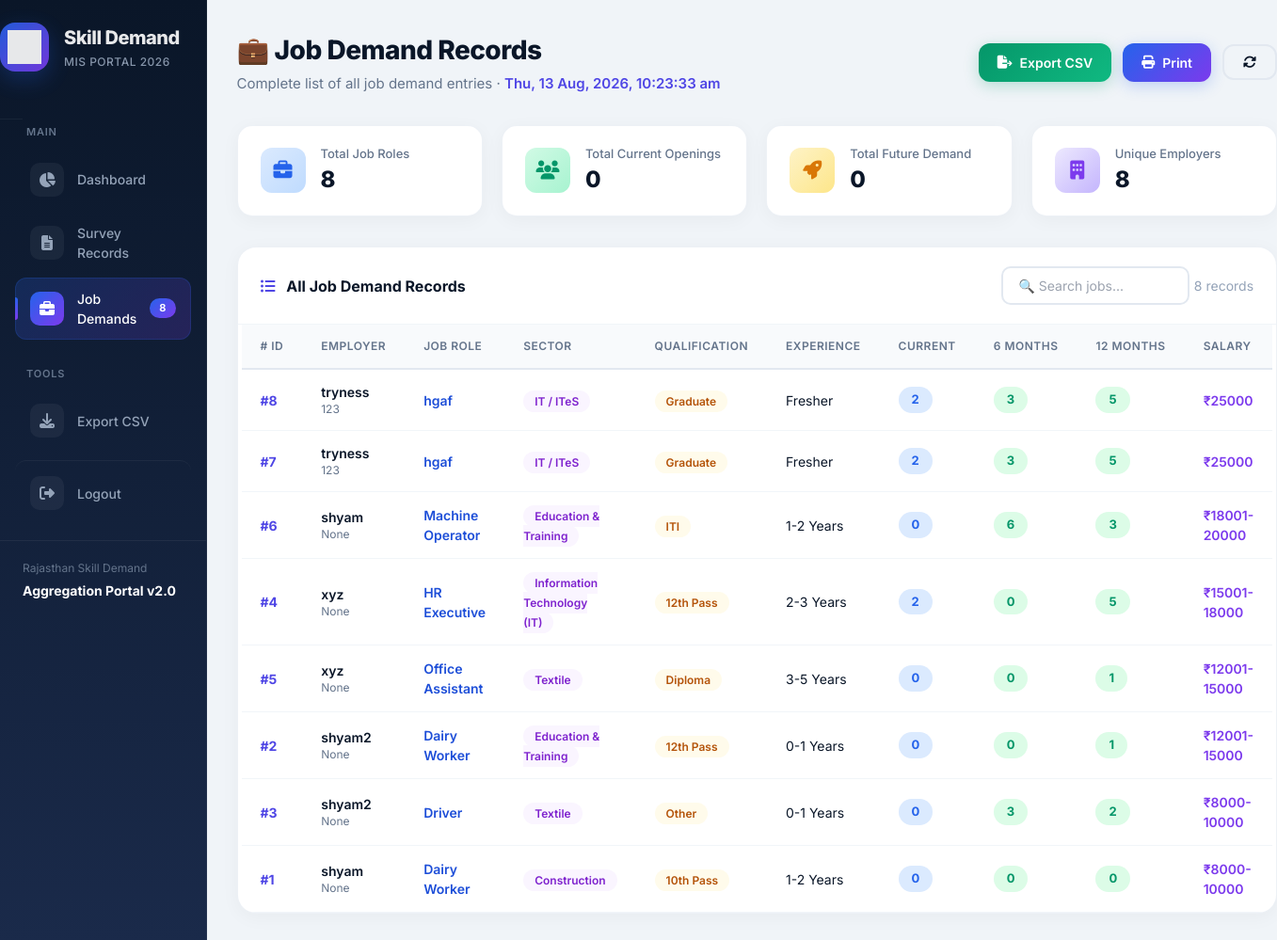
Page /admin-portal/job-demands/ (signed in) on the earlier database version.
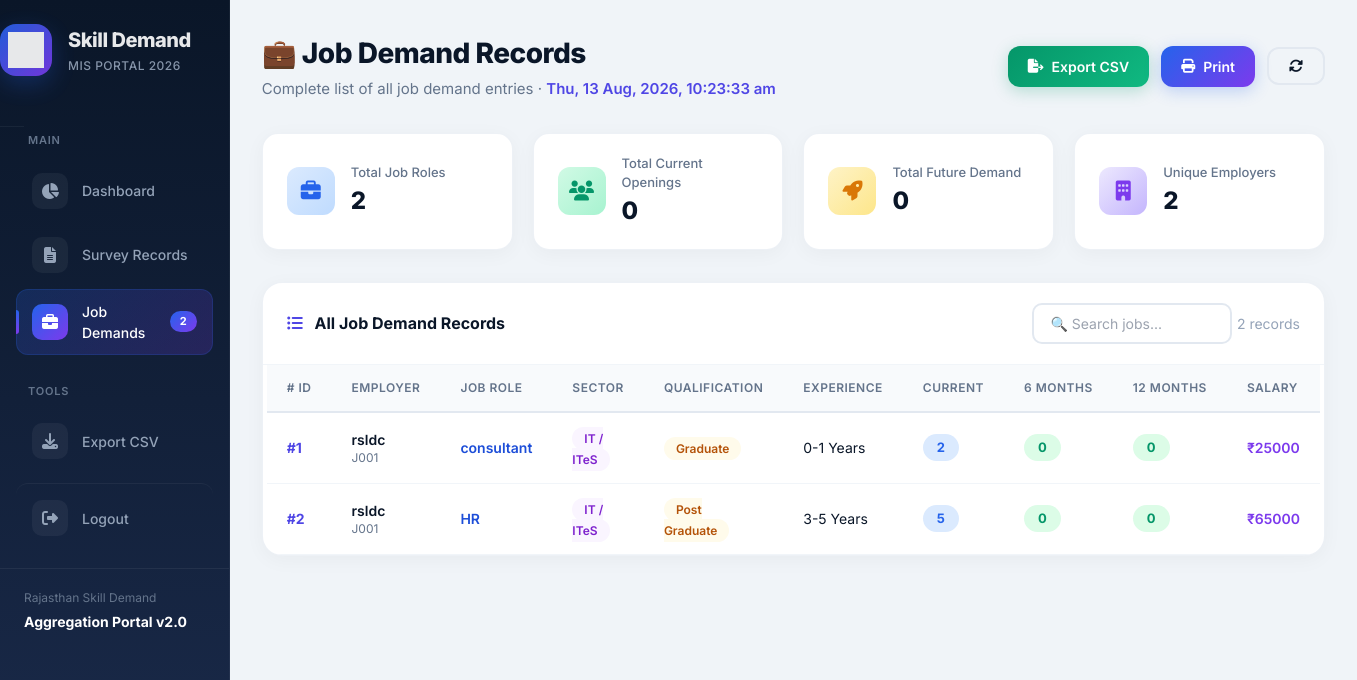
Same page on the later database version.
### demand/models.py (models this page shows, shortened)
class JobDemand(models.Model):
    survey = models.ForeignKey(Survey, on_delete=models.CASCADE, related_name='job_demands')
    row_no = models.IntegerField(default=1)
    job_role = models.CharField(max_length=255, blank=False, null=False)
    sector = models.CharField(max_length=100, blank=False, null=False)
    qualification = models.CharField(max_length=100, blank=False, null=False)
    qualification_other = models.CharField(max_length=100, blank=True, null=True)
    experience = models.CharField(max_length=50, blank=False, null=False)
    certification = models.CharField(max_length=10, default='No', choices=[('Yes', 'Yes'), ('No', 'No')])
    certification_detail = models.CharField(max_length=255, blank=True, null=True)
    salary_offered = models.CharField(max_length=50, blank=False, null=False)
    current_openings = models.IntegerField(default=0)
    openings_6_months = models.IntegerField(default=0)
    openings_12_months = models.IntegerField(default=0)
    apprentice_ojt = models.CharField(max_length=10, default='No', choices=[('Yes', 'Yes'), ('No', 'No')])
    apprentice_ojt_detail = models.CharField(max_length=255, blank=True, null=True)
    gender_suitability = models.CharField(max_length=50, default='Any / No Preference')
    pwd = models.CharField(max_length=10, default='NA', choices=[('Yes', 'Yes'), ('No', 'No'), ('NA', 'NA')])
    additional_remarks = models.CharField(max_length=255, blank=True, null=True)
    created_at = models.DateTimeField(auto_now_add=True)
    class Meta:
        db_table = 'survey_job_demands'
        ordering = ['survey', 'row_no']
        verbose_name = 'Job Demand'
        verbose_name_plural = 'Job Demands'

class Survey(models.Model):
    id = models.AutoField(primary_key=True)
    company_code = models.CharField(max_length=100, blank=True, null=True, unique=True)
    start_time = models.CharField(max_length=100, blank=True, null=True)
    completion_time = models.CharField(max_length=100, blank=True, null=True)
    submission_date = models.DateField(blank=True, null=True, auto_now_add=True)
    field_officer_name = models.CharField(max_length=255, blank=True, null=True)
    field_officer_signature = models.CharField(max_length=255, blank=True, null=True)
    company_name = models.CharField(max_length=255, blank=False, null=False)
    organisation_type = models.CharField(max_length=100, blank=False, null=False)
    organisation_type_other = models.CharField(max_length=100, blank=True, null=True)
    product_service = models.CharField(max_length=50, blank=False, null=False)
    product_service_specify = models.CharField(max_length=255, blank=True, null=True)
    operational_sector = models.CharField(max_length=100, blank=False, null=False)
    operational_sector_other = models.CharField(max_length=100, blank=True, null=True)
    address = models.TextField(blank=False, null=False)
    website = models.URLField(max_length=500, blank=True, null=True)
    district = models.CharField(max_length=100, blank=False, null=False)
    block = models.CharField(max_length=100, blank=False, null=False)
    contact_name = models.CharField(max_length=255, blank=False, null=False)
    contact_mobile = models.CharField(max_length=10, blank=False, null=False)
    contact_email = models.EmailField(blank=False, null=False)
    workforce_profile = models.JSONField(default=list, blank=True, null=True)
    placement_willingness = models.CharField(max_length=10, default='No', choices=[('Yes', 'Yes'), ('No', 'No')])
    apprenticeship_willingness = models.CharField(max_length=10, default='No', choices=[('Yes', 'Yes'), ('No', 'No')])
    guest_lecture_interest = models.CharField(max_length=10, default='No', choices=[('Yes', 'Yes'), ('No', 'No')])
    industrial_visit_interest = models.CharField(max_length=10, default='No', choices=[('Yes', 'Yes'), ('No', 'No')])
    csr_interest = models.CharField(max_length=10, default='No', choices=[('Yes', 'Yes'), ('No', 'No')])
    ojt_internship_willingness = models.CharField(max_length=10, default='No', choices=[('Yes', 'Yes'), ('No', 'No')])
    recruitment_challenges = models.TextField(blank=True, null=True)
    additional_remarks = models.TextField(blank=True, null=True)
    supporting_evidence = models.CharField(max_length=500, blank=True, null=True)
    created_at = models.DateTimeField(auto_now_add=True)
    updated_at = models.DateTimeField(auto_now=True)
    class Meta:
        db_table = 'survey_surveys'
        ordering = ['-created_at']
        verbose_name = 'Survey'
        verbose_name_plural = 'Surveys'

### demand/views.py (the view)
# urls.py: path('admin-portal/job-demands/', views.admin_job_demands, name='admin_job_demands'),
@login_required
def admin_job_demands(request):
    job_demands = JobDemand.objects.all().select_related('survey')
    for job in job_demands[:1]:
        print("Job fields:", [f for f in dir(job) if not f.startswith('_')])
    return render(request, 'portal/job_demands.html', {'job_demands': job_demands})

### demand/templates/portal/job_demands.html (shortened to what the changed rows need)
{% load static %}
<!DOCTYPE html>
<html lang="en">
<head>
    <script src="https://cdn.tailwindcss.com"></script>
    <link rel="stylesheet" href="https://cdnjs.cloudflare.com/ajax/libs/font-awesome/6.5.0/css/all.min.css">
</head>
<body>
<div class="flex min-h-screen">
    <aside class="sidebar-modern">
        <a href="{% url 'survey:admin_dashboard' %}" class="sidebar-brand-modern">
            <div class="brand-logo-modern">
                <div class="brand-text-modern">
                    <h2>Skill Demand</h2>
                </div>
            </div>
        </a>
        <nav class="nav-modern">
            <a href="{% url 'survey:admin_job_demands' %}" class="nav-link-modern active">
                <span class="nav-icon-modern"><i class="fas fa-briefcase"></i></span>
                <span>Job Demands</span>
                <span class="nav-badge">{{ job_demands|length }}</span>
            </a>
        </nav>
    </aside>
    <main class="main-content-modern">
        <header class="header-modern">
            <div class="header-title">
                <h1>💼 Job Demand Records</h1>
            </div>
        </header>
        <section class="stats-grid">
            <div class="stat-card">
                <div class="stat-info">
                    <p>Total Job Roles</p>
                    <h3>{{ job_demands|length }}</h3>
                </div>
            </div>
            <div class="stat-card">
                <div class="stat-info">
                    <p>Unique Employers</p>
                    <h3>{{ job_demands|dictsort:"survey_id"|length }}</h3>
                </div>
            </div>
        </section>
        <div class="table-container">
            <div class="table-header">
                <div class="table-search">
                    <input type="text" id="searchInput" placeholder="🔍 Search jobs..." onkeyup="filterTable()">
                    <span class="text-sm text-slate-400" id="recordCount">{{ job_demands|length }} records</span>
                </div>
            </div>
            <div class="table-wrapper">
                <table>
                    <thead>
                        <tr>
                            <th># ID</th>
                            <th>Employer</th>
                            <th>Job Role</th>
                            <th>Sector</th>
                            <th>Qualification</th>
                            <th>Experience</th>
                            <th>Current</th>
                            <th>6 Months</th>
                            <th>12 Months</th>
                            <th>Salary</th>
                        </tr>
                    </thead>
                    <tbody id="tableBody">
                        {% for job in job_demands %}
                        <tr>
                            <td><span class="font-bold text-indigo-600">#{{ job.id }}</span></td>
                            <td>
                                <div class="font-semibold text-sm">{{ job.survey.company_name }}</div>
                                <div class="text-xs text-slate-500">{{ job.survey.company_code }}</div>
                            </td>
                            <td><span class="font-semibold text-blue-700">{{ job.job_role }}</span></td>
                            <td>
                                <span class="bg-purple-50 text-purple-700 px-3 py-1 rounded-full text-xs font-semibold">
                                    {{ job.sector }}
                                </span>
                            </td>
                            <td>
                                <span class="bg-amber-50 text-amber-700 px-3 py-1 rounded-full text-xs font-semibold">
                                    {{ job.qualification }}
                                </span>
                            </td>
                            <td>{{ job.experience }}</td>
                            <td><span class="demand-badge current">{{ job.current_openings }}</span></td>
                            <td><span class="demand-badge future">{{ job.openings_6_months }}</span></td>
                            <td><span class="demand-badge future">{{ job.openings_12_months }}</span></td>
                            <td><span class="salary-range">₹{{ job.salary_offered }}</span></td>
                        </tr>
                        {% endfor %}
                    </tbody>
                </table>
            </div>
        </div>
    </main>
</div>
</body>
</html>

Differences in the rows shown:
removed JobDemand: id "8", survey.company_name "tryness", survey.company_code "123", job_role "hgaf", sector "IT / ITeS", qualification "Graduate", experience "Fresher", current_openings "2", openings_6_months "3", openings_12_months "5", salary_offered "25000"
removed JobDemand: id "7", survey.company_name "tryness", survey.company_code "123", job_role "hgaf", sector "IT / ITeS", qualification "Graduate", experience "Fresher", current_openings "2", openings_6_months "3", openings_12_months "5", salary_offered "25000"
removed JobDemand: id "6", survey.company_name "shyam", survey.company_code "None", job_role "Machine Operator", sector "Education & Training", qualification "ITI", experience "1-2 Years", current_openings "0", openings_6_months "6", openings_12_months "3", salary_offered "18001-20000"
removed JobDemand: id "4", survey.company_name "xyz", survey.company_code "None", job_role "HR Executive", sector "Information Technology (IT)", qualification "12th Pass", experience "2-3 Years", current_openings "2", openings_6_months "0", openings_12_months "5", salary_offered "15001-18000"
removed JobDemand: id "5", survey.company_name "xyz", survey.company_code "None", job_role "Office Assistant", sector "Textile", qualification "Diploma", experience "3-5 Years", current_openings "0", openings_6_months "0", openings_12_months "1", salary_offered "12001-15000"
removed JobDemand: id "3", survey.company_name "shyam2", survey.company_code "None", job_role "Driver", sector "Textile", qualification "Other", experience "0-1 Years", current_openings "0", openings_6_months "3", openings_12_months "2", salary_offered "8000-10000"
changed JobDemand id 1: survey.company_name "shyam" → "rsldc"; survey.company_code "None" → "J001"; job_role "Dairy Worker" → "consultant"; sector "Construction" → "IT / ITeS"; qualification "10th Pass" → "Graduate"; experience "1-2 Years" → "0-1 Years"; current_openings "0" → "2"; salary_offered "8000-10000" → "25000"; moves up the list
changed JobDemand id 2: survey.company_name "shyam2" → "rsldc"; survey.company_code "None" → "J001"; job_role "Dairy Worker" → "HR"; sector "Education & Training" → "IT / ITeS"; qualification "12th Pass" → "Post Graduate"; experience "0-1 Years" → "3-5 Years"; current_openings "0" → "5"; openings_12_months "1" → "0"; salary_offered "12001-15000" → "65000"
Other differences:
{{ job_demands|length }}: "8" → "2"
{{ job_demands|dictsort:"survey_id"|length }}: "8" → "2"
